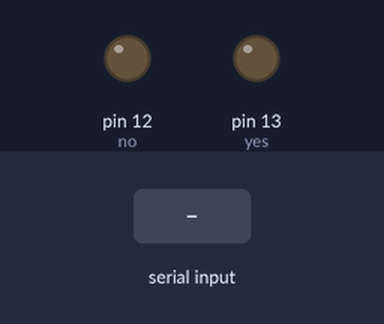
A sketch run on a simulated Arduino Uno, built with avr-gcc and run on an emulated ATmega328P. Parts: output pins drawn as LEDs (lit = HIGH). The test bench sets the inputs (shaded band).

Above: at 1.2 s.
1.3 s: "1\n" received over the second serial link
At 2.2 s:
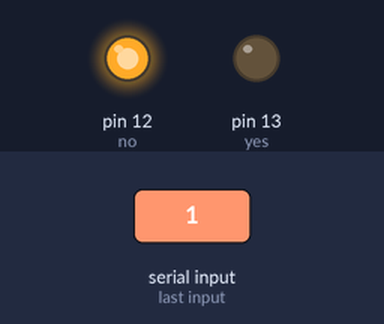
Timing chart, 0 to 4.3 s (numbered marks = the images above; inputs shaded):
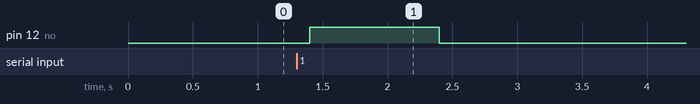

Measured:
- after the input at 1.3 s, pin 12 (no): LOW → HIGH after 0.10 s, → LOW 1.0 s later

The sketch:

RFIDnavig.ino
```cpp
#include <SoftwareSerial.h>
SoftwareSerial RFID(2, 3); // RX and TX

int data1 = 0;
int ok = -1;
int yes = 13;
int no = 12;

// use first sketch in http://wp.me/p3LK05-3Gk to get your tag numbers
int tag1[10] = {48,52,49,53,52,51,57,53,13,10};
int tag2[10] = {48,52,49,53,52,52,48,56,13,10};
int tag3[10] = {48,52,49,53,52,51,57,50,13,10};
int tag4[10] = {48,52,49,53,52,51,57,56,13,10};
int tag5[10] = {48,52,49,51,54,53,52,49,13,10};
int tag6[10] = {48,52,49,53,52,52,49,48,13,10};
int tag7[10] = {48,52,49,54,51,49,49,54,13,10};
//int tag8[10] = {48,52,49,53,52,52,48,57,13,10};
//int tag9[10] = {48,52,49,53,52,51,57,51,13,10};
//int tag10[10] = {48,52,49,53,52,51,57,55,13,10};

int newtag[10] = { 0,0,0,0,0,0,0,0,0,0}; // used for read comparisons

void setup()
{
  RFID.begin(9600);    // start serial to RFID reader
  Serial.begin(9600);  // start serial to PC
  pinMode(yes, OUTPUT); // for status LEDs
  pinMode(no, OUTPUT);
}

boolean comparetag(int aa[10], int bb[10])
{
  boolean ff = false;
  int fg = 0;
  for (int cc = 0 ; cc < 10 ; cc++)
  {
    if (aa[cc] == bb[cc])
    {
      fg++;
    }
  }
  if (fg == 10)
  {
    ff = true;
  }
  return ff;
}

void checkmytags() // compares each tag against the tag just read
{
  ok = 0; // this variable helps decision-making,
  // if it is 1 we have a match, zero is a read but no match,
  // -1 is no read attempt made
  if (comparetag(newtag, tag1) == true)
  {
    ok++;//ok=1
    //Do something in this condition
  }
  if (comparetag(newtag, tag2) == true)
  {
    ok++;
    //Do something on case 2
  }
  if (comparetag(newtag, tag3) == true)
  {
    ok++;
    delay(100);
  }
  if (comparetag(newtag, tag4) == true)
  {
    ok++;

  }
  if (comparetag(newtag, tag5) == true)
  {
    ok++;

  }
   if (comparetag(newtag, tag6) == true)
  {
    ok++;


  }
   if (comparetag(newtag, tag7) == true)
  {
    ok++;

  }
}

void readTags()
{
  ok = -1;

  if (RFID.available() > 0)
  {
    // read tag numbers
    delay(100); // needed to allow time for the data to come in from the serial buffer.

    for (int z = 0 ; z < 10 ; z++) // read the rest of the tag
    {
      data1 = RFID.read();
      newtag[z] = data1;
    }
    RFID.flush(); // stops multiple reads

    // do the tags match up?
    checkmytags();
  }

  // now do something based on tag type
  if (ok > 0) // if we had a match
  {
    Serial.println("Accepted");
    digitalWrite(yes, HIGH);
    delay(1000);
    digitalWrite(yes, LOW);

    ok = -1;
  }
  else if (ok == 0) // if we didn't have a match
  {
    digitalWrite(no, HIGH);
    delay(1000);
    digitalWrite(no, LOW);
    ok = -1;
  }
}

void loop()
{
  readTags();
}
```
